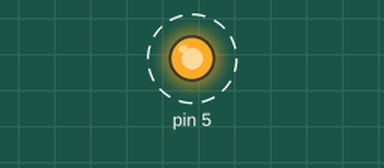
This sketch was run on a simulated Arduino Uno, built with avr-gcc and run on an emulated ATmega328P. On the bench: output pins drawn as LEDs (lit = HIGH). Dashed ring = blinking. What the sketch prints to the serial monitor is not drawn.

Above: at 0.5 s.
Timing chart, 0 to 4.6 s (numbered marks = the images above):
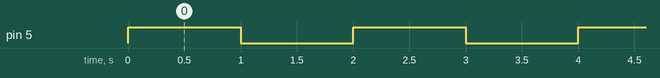

The sketch:

00_working_setup.ino
```cpp
#include <SoftwareSerial.h>

SoftwareSerial SSerial(4,3);
void setup(){

  pinMode(5, OUTPUT);
  SSerial.begin(57600);
  Serial.begin(57600);
  set_led(19, 1);


}

void loop() {
  digitalWrite(5, HIGH);
  delay(1000);
  digitalWrite(5, LOW);
  delay(1000);

}
```

01_create_packet.ino
```cpp
void createPacket(byte PID, byte CMD, byte * data)
{
      // brute force find length of input data array
      byte dataSize = 0;
      byte chksm1 = 0;
      byte chksm2 = 0;
      while(data[dataSize] != '\0')
      {
        dataSize++;
      }
      Serial.println(dataSize);
      // add 7 for minimum size of packet (bytes) with no data
      byte packetSize = dataSize + 7;

      // checksum logic, see p 20 Herkulex DRS 0101, 0202 User Manual
      chksm1 ^= packetSize;
      chksm1 ^= PID;
      chksm1 ^= CMD;

      for(int i=0; i<dataSize; i++)
      {
        chksm1 ^= data[i];
      }

      chksm2 = ~chksm1;
      chksm1 &= 0xFE;
      chksm2 &= 0xFE;

      byte packet[packetSize];

      packet[0] = 0xFF;
      packet[1] = 0xFF;
      packet[2] = packetSize;
      packet[3] = PID;
      packet[4] = CMD;
      packet[5] = chksm1;
      packet[6] = chksm2;

      for(int i=0; i<packetSize; i++)
      {
        packet[i+7] = data[i];
        if(packet[i]<16)Serial.print('0');
        Serial.print(packet[i],HEX);
        if(i%2!=0) Serial.print(' ');
      }
      Serial.println();

      SSerial.write(packet, packetSize);
      delay(1);
}
```

02_set_led.ino
```cpp
void set_led(byte servoID, byte color) {

  byte testData[4] = {0x35, 0x01, color, '\0'};
  createPacket(servoID, 0x03, testData);
}
```

03_herkReboot.ino
```cpp
void herkReboot(byte servoID) {
  // put your setup code here, to run once:
  byte testData[1] = {'\0'};
  createPacket(servoID, 0x09, testData);
}
```

Measured:
- by itself, pin 5: alternates HIGH for 1.0 s and LOW for 1.0 s
